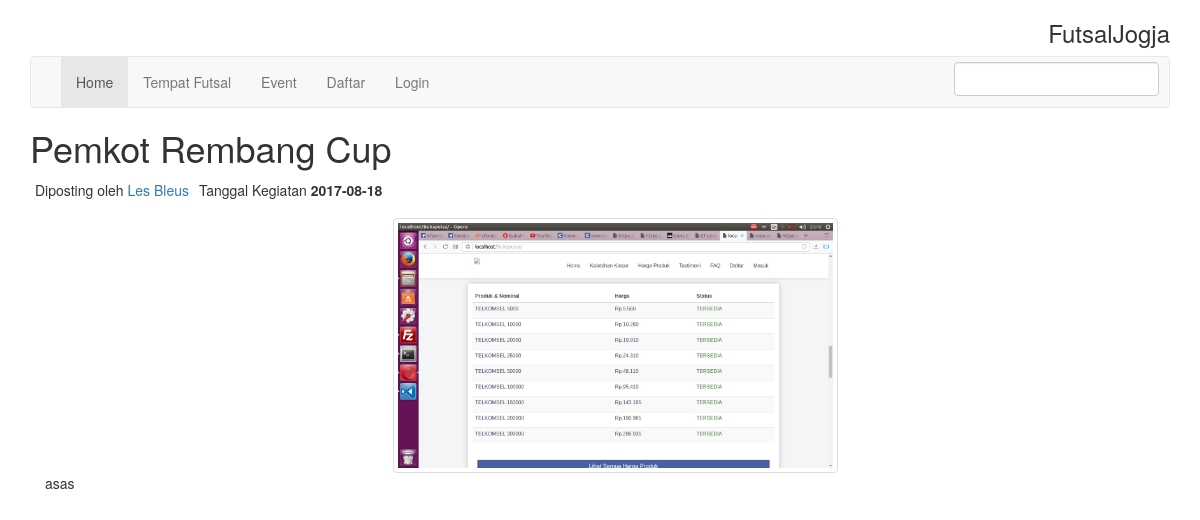
Screenshot of /index.php?p=event&act=detail&id=1 with the database file from the repository.
### tables this page shows
CREATE TABLE `agenda` (
  `id` int(11) NOT NULL,
  `id_owner` int(11) DEFAULT NULL,
  `judul` varchar(100) DEFAULT NULL,
  `isiagenda` text,
  `tanggal_posting` date DEFAULT NULL,
  `tanggal_kegiatan` date DEFAULT NULL,
  `foto_agenda` varchar(20) DEFAULT NULL
);

CREATE TABLE `owner_futsal` (
  `id_owner` int(11) NOT NULL,
  `username_owner` varchar(30) DEFAULT NULL,
  `password_owner` varchar(32) DEFAULT NULL,
  `nama_owner` varchar(30) DEFAULT NULL,
  `telp` varchar(50) DEFAULT NULL,
  `nama_futsal` varchar(50) DEFAULT NULL,
  `alamat_futsal` varchar(500) DEFAULT NULL,
  `fasilitas` varchar(300) DEFAULT NULL,
  `info_futsal` text,
  `foto_futsal` varchar(20) DEFAULT NULL,
  `status_aktif` enum('0','1') DEFAULT NULL
);

### includes/event/detail.php (the view, shortened to what this page needs)
<?php
$id = addslashes($_GET['id']);
$query = mysqli_query($conn,"SELECT * FROM `agenda` LEFT JOIN owner_futsal ON agenda.id_owner = owner_futsal.id_owner where agenda.id='$id'");
$obj = mysqli_fetch_object($query);
 ?>
 <h1><?php echo $obj->judul; ?></h1>
 <h5 style="float: left;margin: 5px;">Diposting oleh <a href="#"><?php echo $obj->nama_futsal; ?></a></h5>
 <h5 style="float: left;margin: 5px;">Tanggal Kegiatan <b><?php echo $obj->tanggal_kegiatan; ?></b></h5>
 <div class="container" style="margin-top: 50px;">
 <div class="col-lg-5" style="margin: 0 auto;float: none;">
 	<img src="<?php echo "uploads/".$obj->foto_agenda; ?>" class='img img-thumbnail'>
 </div>
  		<?php echo $obj->isiagenda; ?>
 </div>

### rows the page displays
agenda: judul "Pemkot Rembang Cup", id_owner.nama_futsal "Les Bleus", tanggal_kegiatan "2017-08-18", foto_agenda (picture), isiagenda "asas"
